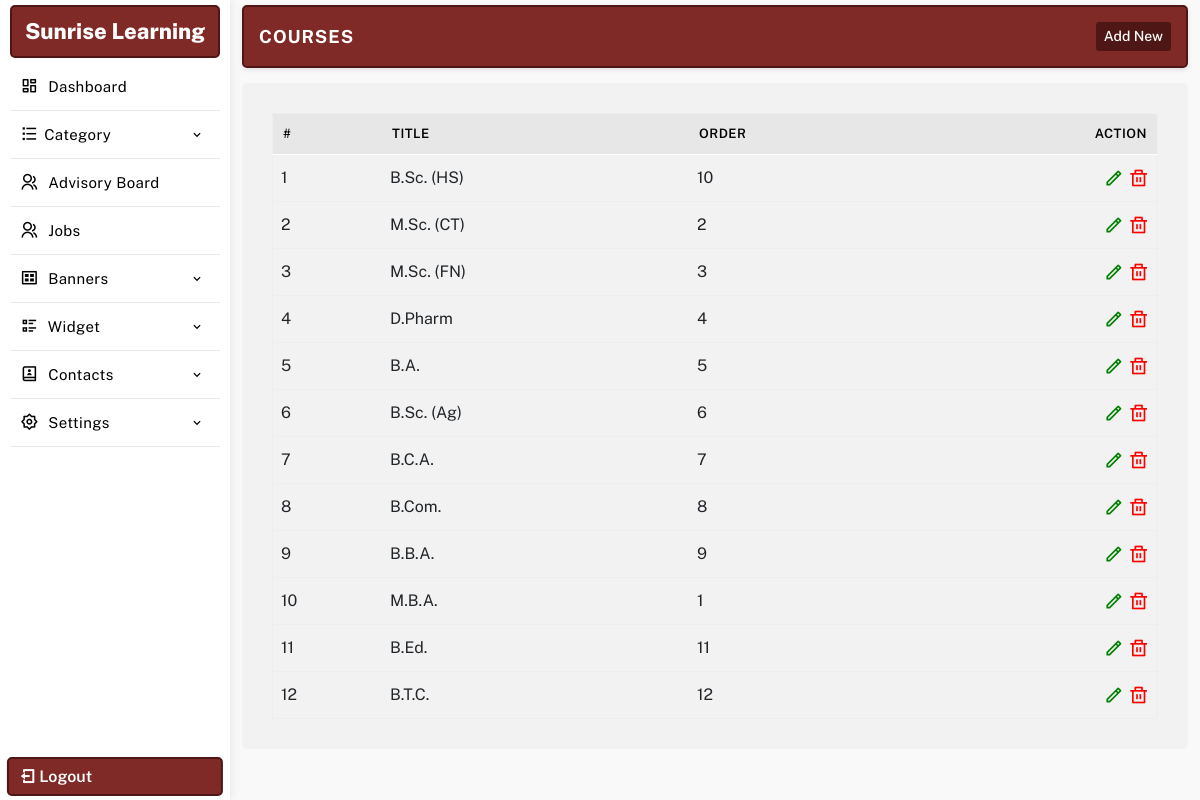
Screenshot of /manager/courses.php (signed in) with the database file from the repository.
### tables this page shows
CREATE TABLE `settings` (
  `id` int(11) NOT NULL,
  `web_name` varchar(255) NOT NULL,
  `email_id` varchar(255) NOT NULL,
  `alternate_email_id` varchar(255) NOT NULL,
  `contact_no` varchar(255) NOT NULL,
  `alternate_no` varchar(255) NOT NULL,
  `whatsapp_no` varchar(255) NOT NULL,
  `address` text NOT NULL,
  `youtubelink` varchar(255) NOT NULL,
  `map_iframe` longtext NOT NULL,
  `facebook` varchar(255) NOT NULL,
  `youtube` varchar(255) NOT NULL,
  `instagram` varchar(255) NOT NULL,
  `twitter` varchar(255) NOT NULL,
  `linkedin` varchar(255) NOT NULL,
  `logo` varchar(255) NOT NULL,
  `meta_title` varchar(255) NOT NULL,
  `meta_keywords` varchar(255) NOT NULL,
  `meta_desc` text NOT NULL,
  `smart_classroom_desc` text DEFAULT NULL,
  `smart_classroom_text` varchar(255) DEFAULT '1st Smart Classroom',
  `brochure_file` varchar(500) DEFAULT '',
  `footerdesc` text NOT NULL,
  `googletag` text NOT NULL,
  `headercenterline` varchar(255) NOT NULL
);

CREATE TABLE `courses` (
  `id` int(11) NOT NULL,
  `title` varchar(255) NOT NULL,
  `order` int(11) NOT NULL
);

### manager/database/db.php (called while the page is built, shortened)
<?php session_start();
$con = mysqli_connect( DB_HOST, DB_USER, DB_PASSWORD, DB_NAME);
$sqlsetting = mysqli_query($con,"SELECT * FROM `settings`");
$rwlinks = mysqli_fetch_array($sqlsetting);
$websitename = $rwlinks['web_name'];
?>

### manager/config.php (called while the page is built)
<?php include 'database/db.php'; ?>

### manager/courses.php (the view, shortened to what this page needs)
<?php include 'config.php';
$pagetitle = 'Courses';
	include 'include/header.php';
	include 'include/sidebar.php';
 ?>
<section class="main-dashboard">
<div class="container-fluid">
<div class="row">
<div class="col-md-12">
	<div class="page-title">
		<div class="title">
			<h3><?=$pagetitle;?></h3>
		</div>
		<div class="createbtn">
			<a href="createcourses.php"> Add New</a>
		</div>
	</div>
</div>
<div class="col-md-12">
	<div class="page-content">
		<table class="table table-hover" id="myTable">
			<thead>
				<tr>
					<th>#</th>
					<th>Title</th>
					<th>Order</th>
					<th class="text-end">Action</th>
				</tr>
			</thead>
			<tbody>
<?php $sqlblogs = mysqli_query($con, "SELECT * FROM `courses` ORDER BY 'title' ASC");
if(mysqli_num_rows($sqlblogs)){
$serial = 1;
while($rwblogs = mysqli_fetch_assoc($sqlblogs)){
$id = $rwblogs['id'];
?>
				<tr id='remove<?php echo $id; ?>'>
					<td><?php echo $serial; ?></td>
					<td><?=$rwblogs['title'];?></td>
					<td><?=$rwblogs['order'];?></td>
					<td class="text-end">
						<a href="editcourses.php?id=<?=$id; ?>" class="editbtn ri-pencil-line" ></a>
						<a href="javascript:"  ide="<?=$id; ?>" class='delbtn ri-delete-bin-line' ></a>
					</td>
				</tr>
		<?php $serial++; }} ?>
			</tbody>
		</table>
	</div>
</div>
</div>
</div>
</section>
<?php
	include "include/footer.php";
?>

### manager/include/sidebar.php (shortened to what this page needs)
<aside class="sidebar-menu-dashboard">
<div class="logo-n-toggle">
	<a href="dashboard.php"><?=$websitename;?></a>
</div>
<nav class="menu">
<ul class="aside-menu">
<li class="menu-item ">
	<a href="dashboard.php" class="menu-link">
	<span class="link-text"><i class="ri-dashboard-line"></i> Dashboard</span>
	</a>
</li>
<li class="menu-item has-submenu">
	<a href="javascript:" class="menu-link" id="parent-menu">
	<span class="link-text"><i class="ri-list-check"></i>Category</span>
	<i class='bx bx-chevron-down'></i>
	</a>
</li>
<li class="menu-item ">
	<a href="advisoryboard.php" class="menu-link">
	<span class="link-text"><i class="ri-group-line"></i> Advisory Board</span>
	</a>
</li>
<li class="menu-item ">
	<a href="jobs.php" class="menu-link">
	<span class="link-text"><i class="ri-group-line"></i> Jobs</span>
	</a>
</li>
<li class="menu-item has-submenu">
<a href="javascript:" class="menu-link orders" id="parent-menu">
<span class="link-text"><i class="ri-gallery-view"></i> Banners</span>
<i class='bx bx-chevron-down'></i>
</a>
</li>
<li class="menu-item has-submenu">
<a href="javascript:" class="menu-link" id="parent-menu">
<div>
<span class="link-text"><i class="ri-list-check-2"></i> Widget</span>
</div>
<i class='bx bx-chevron-down'></i>
</a>
</li>
<li class="menu-item has-submenu">
<a href="javascript:" class="menu-link orders" id="parent-menu">
<div>
<span class="link-text"><i class="ri-contacts-book-2-line"></i> Contacts</span>
</div>
<i class='bx bx-chevron-down'></i>
</a>
</li>
<li class="menu-item has-submenu">
<a href="javascript:" class="menu-link orders" id="parent-menu">
<div>
<span class="link-text"><i class="ri-settings-2-line"></i> Settings</span>
</div>
<i class='bx bx-chevron-down'></i>
</a>
</li>
</ul>
</nav>
<a href="logout.php" class="logout-fixed"><i class="ri-logout-box-line"></i> Logout</a>
</aside>

### manager/css/style.css (style rules this page uses)
* { margin: 0; padding: 0; box-sizing: border-box; font-family: "Public Sans", sans-serif; }
:root { --text1-color: #a7a7a7; --primary-color: #7F2A26; --secondary-color: #4e1715; }
table { margin: 0 !important;border: 1px solid #eee !important; }
table thead { background: #e7e7e7;border-bottom: 1px solid #fff;color: #fff; }
table thead tr th { font-weight: 600 !important;font-size: 13px;border-bottom: 0 !important;padding: 10px !important;color: #000;text-transform: uppercase;letter-spacing: .5px; }
tr td { vertical-align: middle; }
p,h1,h2,h3,h4,h5,h6 { margin: 0; }
a { text-decoration: none; color: #000; }
ul { list-style: none; padding: 0; margin: 0; }
.addimage, .editbtn,.delbtn { font-size: 20px; }
.editbtn { color: green; }
.delbtn { color: red; }
aside { width: 230px; height: 100vh; transition: all .4s linear; float: left; box-shadow: 1px 0 10px rgb(0 0 0 / 8%); position: relative; padding: 5px 10px; }
.logo-n-toggle { display: flex; justify-content: center; align-items: center; padding: 8px 10px; border: 2px solid var(--secondary-color); border-radius: 5px; background: var(--primary-color); }
.logo-n-toggle a { display: block; transition: display .4s linear; color: #fff; text-align: center; font-weight: 800; font-size: 22px; }
.logo-n-toggle a:before, .logo-n-toggle a:after { width: 12px; height: 12px; display: inline-block; border: 4px solid var(--primary-color); border-radius: 50%; margin: 0 5px; }
.logout-fixed { position: absolute; bottom: 4px; left: 50%; padding: 5px 10px; width: 94%; color: #fff; margin: auto; transform: translateX(-50%); border-radius: 5px; border: 2px solid var(--secondary-color); font-weight: 600; background: var(--primary-color); transition: .3s linear; }
.page-title { padding: 15px; border-radius: 5px; border: 2px solid var(--secondary-color); display: flex; align-items: center; justify-content: space-between; margin-bottom: 15px; box-shadow: 0 .125rem .25rem rgba(165,163,174,.3); background: #fff; background: var(--primary-color); }
.page-title .title h3 { font-size: 18px; color: #fff; text-transform: uppercase; font-weight: 700; letter-spacing: 1px; }
.page-title .createbtn { display: flex; align-items: center; gap: 10px; }
.page-title .createbtn a { font-size: 14px; display: flex; align-items: center; justify-content: center; border-radius: 3px; padding: 4px 8px; font-weight: 500; background: var(--secondary-color); color: #fff; transition: .3s ease; }
.page-content { background: #fff;padding: 30px;border-radius: 5px;background: #f2f2f2; }
aside .menu { height: 88%; overflow: auto; padding: 5px 0; }
.aside-menu .menu-item { transition: all .2s linear; position: relative; }
.aside-menu .menu-item > .menu-link { text-decoration: none; display: block; padding: 10px 10px; display: flex; justify-content: space-between; align-items: center; white-space: nowrap; border-bottom: 1px solid #e9e9e9; }
.aside-menu .menu-item > .menu-link i { color: #000; font-size: 18px; margin-right: 5px; display: inline-block; }
.aside-menu .menu-item > .menu-link .bx-chevron-down, .aside-menu .menu-item > .menu-link .link-text { transition: all .2s linear; color: #000; font-size: 15px; letter-spacing: 0.4px; font-weight: 400; }
.aside-menu .menu-item > .menu-link span::after { content: ""; font-family: FontAwesome; }
section.main-dashboard { float: left; width: calc(100% - 230px); transition: all .4s linear; overflow: auto; height: 100vh; padding: 5px 0; background: #f9f9f9; }

### rows the page displays
settings: web_name "Sunrise Learning"
courses: title "B.Sc. (HS)", order "10"
courses: title "M.Sc. (CT)", order "2"
courses: title "M.Sc. (FN)", order "3"
courses: title "D.Pharm", order "4"
courses: title "B.A.", order "5"
courses: title "B.Sc. (Ag)", order "6"
courses: title "B.C.A.", order "7"
courses: title "B.Com.", order "8"
courses: title "B.B.A.", order "9"
courses: title "M.B.A.", order "1"
courses: title "B.Ed.", order "11"
courses: title "B.T.C.", order "12"

### other values shown
$pagetitle "COURSES"
